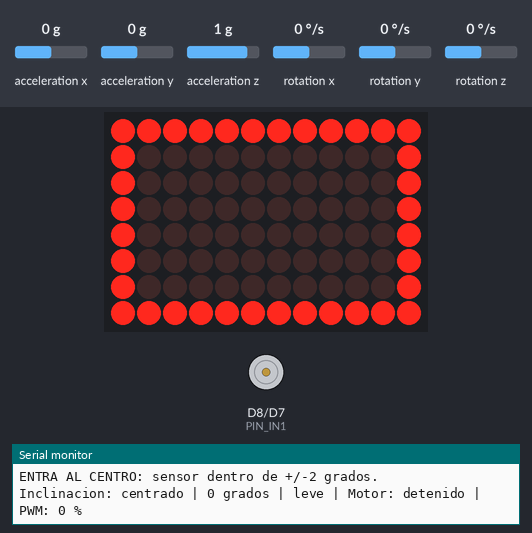
Recording of a sketch running on a simulated Arduino Uno R4 WiFi. On the bench: 12×8 LED matrix, motor-driver pin pairs drawn as motors (green arrow = first pin HIGH = forward, orange = second pin HIGH = backward, longer = more drive, scaled by the enable pin), the last lines printed to the serial monitor. Wiring (inferred from the names in the program): MPU-6050 motion sensor at I2C address 0x68. The test bench sets the inputs (shaded band); at power-on: acceleration x 0 g, rotation y 0 °/s, acceleration z 1 g, acceleration y 0 g, rotation x 0 °/s, rotation z 0 °/s.

Above: at 7.0 s.
7.1 s: acceleration x set to -0.8 g
At 7.58 s:
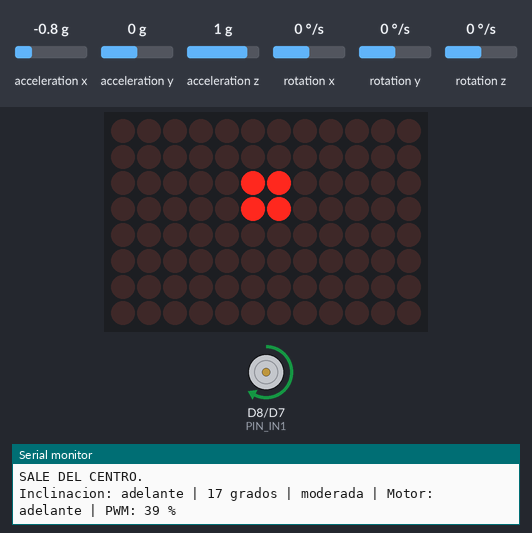
9.5 s: rotation y set to -192 °/s
At 11.7 s:
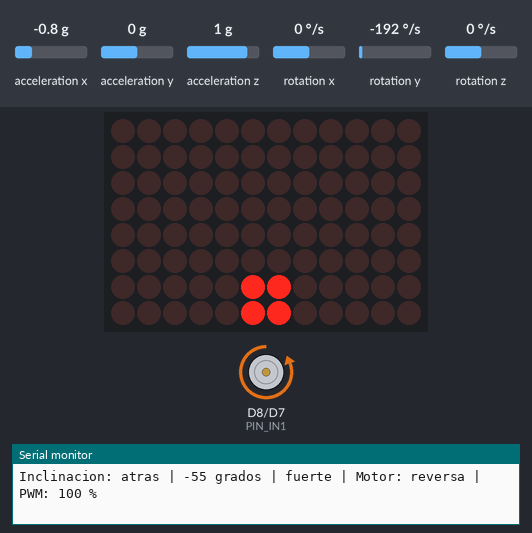
12.0 s: acceleration z set to 0 g
At 12.59 s:
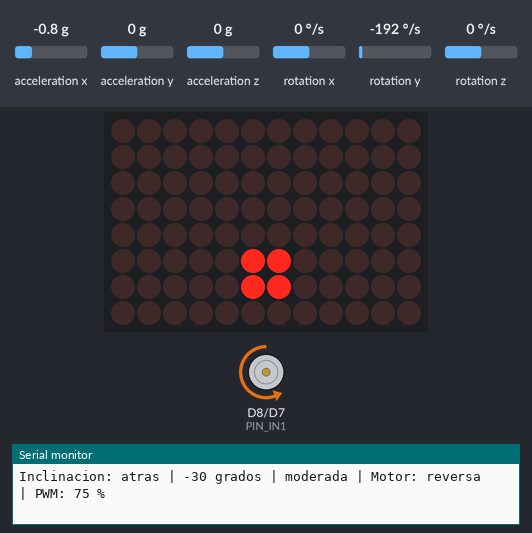
14.6 s: acceleration x set to 0 g
At 15.4 s:
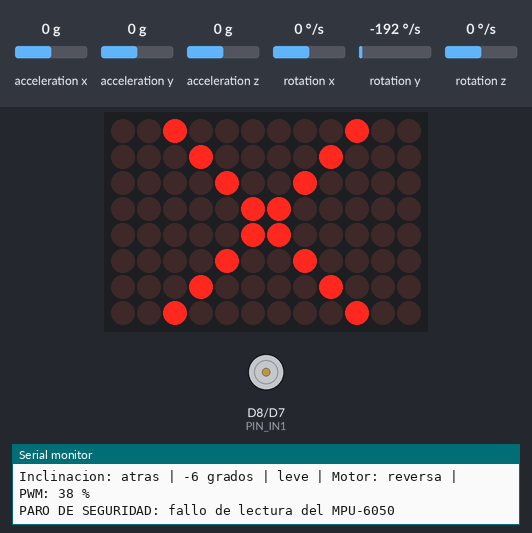
16.1 s: acceleration x set to -1.4 g
At 18.5 s:
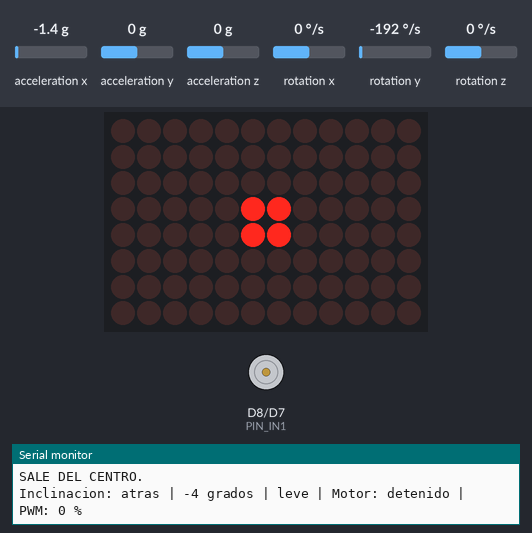
19.0 s: acceleration y set to -1.4 g
At 19.7 s:
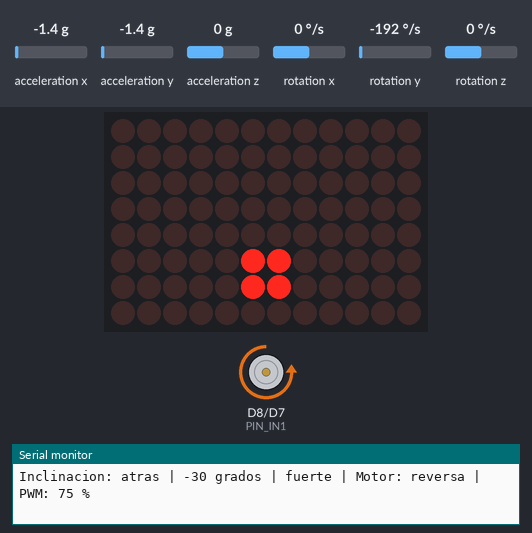
Timing chart, 0 to 22.0 s (numbered marks = the images above; inputs shaded):
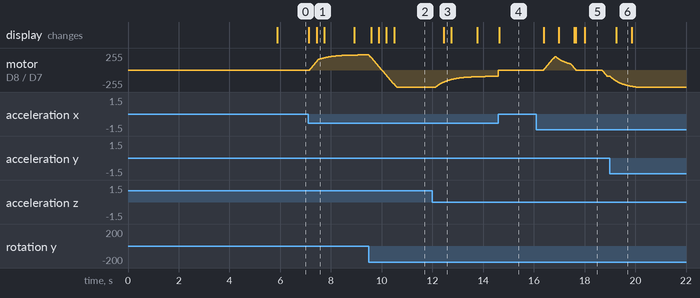

The sketch:

Inclinometro_Motor.ino
```cpp
/*
  Practica 3.2.3: Inclinometro con control de motorreductor.
  Arduino UNO R4 WiFi + MPU-6050 + modulo puente H L298N.

  Motor: ENA=D9 (sin jumper ENA), IN1=D8, IN2=D7.
  Sensor: bus Wire, SDA=A4, SCL=A5; AD0 a GND (direccion 0x68).
  Consultar Guia_Inclinometro_R4.md antes de conectar la alimentacion.
  Poner una resistencia de 10 kohm entre ENA y GND: mantiene el motor
  deshabilitado mientras el Arduino arranca o se reinicia.

  Mantener el sensor QUIETO durante las 500 muestras de calibracion.
  No utiliza WiFi ni necesita una biblioteca externa para el MPU-6050.
*/

#include <Arduino.h>
#include <Wire.h>
#include <Arduino_LED_Matrix.h>
#include <math.h>
#include <string.h>

const uint8_t PIN_ENA = 9;
const uint8_t PIN_IN1 = 8;
const uint8_t PIN_IN2 = 7;
const uint8_t DIRECCION_MPU = 0x68;

const float ZONA_MUERTA = 5.0f;
const float ZONA_CENTRO = 2.0f;
const float ANGULO_MAXIMO = 45.0f;
const int PWM_MINIMO = 90;
const int PWM_MAXIMO = 255;
const int PASO_RAMPA = 9;                 // 29 pasos x 20 ms = 580 ms.
const float TAU_FILTRO = 0.50f;          // Alfa aproximado: 0.98 a 100 Hz.
const float SENTIDO_PITCH = 1.0f;        // Cambiar a -1.0f si queda invertido.

const uint32_t PERIODO_SENSOR = 10;
const uint32_t PERIODO_MOTOR = 20;
const uint32_t PERIODO_SERIE = 500;
const uint32_t PERIODO_MATRIZ = 50;
const uint32_t PERIODO_REINTENTO = 250;
const uint32_t ESPERA_DESPERTAR = 100;
const unsigned int TIMEOUT_I2C_US = 5000;
const uint16_t MUESTRAS_CALIBRACION = 500;

struct LecturaIMU {
  float ax, ay, az;                       // Aceleracion en g.
  float gy;                               // Giro sobre Y, en grados/segundo.
};

enum EstadoSistema { BLOQUEADO, ACTIVO, PARO, RECUPERANDO };

// Prototipos explicitos: tambien permiten usar LecturaIMU en el IDE Arduino.
bool escribirRegistro(uint8_t registro, uint8_t valor);
bool leerRegistros(uint8_t registro, uint8_t *datos, size_t cantidad);
bool identificarIMU();
bool configurarIMU();
bool leerIMU(LecturaIMU &lectura);
float pitchAcelerometro(const LecturaIMU &lectura);
bool calibrarGiroscopio();
void iniciarBus();
void detenerMotor();
void aplicarMotor();
int calcularObjetivo(float angulo);
void actualizarRampa();
void activarParo(const char *motivo);
void actualizarSensor();
void intentarRecuperacion(uint32_t ahora);
void informarCambios();
void actualizarMatriz();

ArduinoLEDMatrix matriz;
EstadoSistema estado = BLOQUEADO;
float offsetGy = 0.0f;
float pitch = 0.0f;
int pwmObjetivo = 0;                     // El signo indica la direccion.
int pwmActual = 0;                       // PWM aplicado, NO velocidad medida.
uint32_t ultimoSensor = 0, ultimoMotor = 0, ultimoSerie = 0;
uint32_t ultimaMatriz = 0, ultimoReintento = 0, inicioRecuperacion = 0;
uint32_t ultimaLecturaUs = 0;
bool primerReporte = true;
int ultimoGrado = 0, ultimoPorcentaje = 0, ultimoSentidoMotor = 0;
int ultimoCentro = -1, ultimaIntensidad = -1, ultimoSentidoSensor = 0;

void iniciarBus() {
  Wire.begin();
  Wire.setClock(100000);                 // I2C a 100 kHz.
  Wire.setWireTimeout(TIMEOUT_I2C_US);   // API del paquete UNO R4 / Renesas.
}

bool escribirRegistro(uint8_t registro, uint8_t valor) {
  Wire.beginTransmission(DIRECCION_MPU);
  Wire.write(registro);
  Wire.write(valor);
  return Wire.endTransmission(true) == 0;
}

bool leerRegistros(uint8_t registro, uint8_t *datos, size_t cantidad) {
  Wire.beginTransmission(DIRECCION_MPU);
  Wire.write(registro);
  if (Wire.endTransmission(false) != 0) return false;
  if (Wire.requestFrom(DIRECCION_MPU, cantidad, true) != cantidad) return false;
  for (size_t i = 0; i < cantidad; ++i) {
    if (!Wire.available()) return false;
    datos[i] = (uint8_t)Wire.read();
  }
  return true;
}

bool identificarIMU() {
  uint8_t identificacion = 0;
  return leerRegistros(0x75, &identificacion, 1) && identificacion == 0x68;
}

bool configurarIMU() {
  return escribirRegistro(0x6B, 0x01) &&  // Despertar, reloj PLL giroscopio X.
         escribirRegistro(0x6C, 0x00) &&  // Habilitar acelerometro y giroscopio.
         escribirRegistro(0x1B, 0x00) &&  // Giroscopio: +/-250 grados/s.
         escribirRegistro(0x1C, 0x00) &&  // Acelerometro: +/-2 g.
         escribirRegistro(0x1A, 0x03) &&  // Filtro interno: aproximadamente 44 Hz.
         escribirRegistro(0x19, 0x09);    // 1000/(1+9) = 100 muestras/s.
}

bool leerIMU(LecturaIMU &lectura) {
  uint8_t datos[14];
  if (!leerRegistros(0x3B, datos, sizeof(datos))) return false;
  const int16_t ax = (int16_t)((uint16_t)datos[0] << 8 | datos[1]);
  const int16_t ay = (int16_t)((uint16_t)datos[2] << 8 | datos[3]);
  const int16_t az = (int16_t)((uint16_t)datos[4] << 8 | datos[5]);
  const int16_t gy = (int16_t)((uint16_t)datos[10] << 8 | datos[11]);
  lectura.ax = ax / 16384.0f;
  lectura.ay = ay / 16384.0f;
  lectura.az = az / 16384.0f;
  lectura.gy = gy / 131.0f;
  // Rechazar un vector nulo: no permite conocer la inclinacion.
  const float norma2 = lectura.ax * lectura.ax + lectura.ay * lectura.ay +
                       lectura.az * lectura.az;
  return norma2 > 0.000001f;
}

float pitchAcelerometro(const LecturaIMU &lectura) {
  const float vertical = sqrtf(lectura.ay * lectura.ay + lectura.az * lectura.az);
  return SENTIDO_PITCH * atan2f(-lectura.ax, vertical) * 180.0f / PI;
}

bool calibrarGiroscopio() {
  float suma = 0.0f;
  LecturaIMU lectura;
  for (uint16_t i = 0; i < MUESTRAS_CALIBRACION; ++i) {
    if (!leerIMU(lectura)) return false;
    suma += lectura.gy;
    delay(PERIODO_SENSOR);               // Solo en setup; motor apagado.
  }
  offsetGy = suma / MUESTRAS_CALIBRACION;
  return true;
}

void detenerMotor() {
  analogWrite(PIN_ENA, 0);               // Quitar potencia primero.
  digitalWrite(PIN_IN1, LOW);
  digitalWrite(PIN_IN2, LOW);
  pwmActual = 0;
  pwmObjetivo = 0;
}

void aplicarMotor() {
  if (pwmActual == 0) {
    analogWrite(PIN_ENA, 0);
    digitalWrite(PIN_IN1, LOW);
    digitalWrite(PIN_IN2, LOW);
    return;
  }
  digitalWrite(PIN_IN1, pwmActual > 0 ? HIGH : LOW);
  digitalWrite(PIN_IN2, pwmActual > 0 ? LOW : HIGH);
  analogWrite(PIN_ENA, abs(pwmActual));
}

int calcularObjetivo(float angulo) {
  const float magnitud = fabsf(angulo);
  if (magnitud < ZONA_MUERTA) return 0;
  const float limitado = magnitud > ANGULO_MAXIMO ? ANGULO_MAXIMO : magnitud;
  const float proporcional = (limitado - ZONA_MUERTA) /
                             (ANGULO_MAXIMO - ZONA_MUERTA);
  const int pwm = (int)(PWM_MINIMO + proporcional * (PWM_MAXIMO - PWM_MINIMO) + 0.5f);
  return angulo >= 0.0f ? pwm : -pwm;
}

void actualizarRampa() {
  if (estado != ACTIVO) {
    detenerMotor();
    return;
  }
  // Al invertir: primero llegar a cero. La direccion cambia en otro paso.
  int destino = pwmObjetivo;
  if ((pwmActual > 0 && destino < 0) || (pwmActual < 0 && destino > 0)) destino = 0;
  if (pwmActual < destino) {
    pwmActual += PASO_RAMPA;
    if (pwmActual > destino) pwmActual = destino;
  } else if (pwmActual > destino) {
    pwmActual -= PASO_RAMPA;
    if (pwmActual < destino) pwmActual = destino;
  }
  aplicarMotor();
}

void activarParo(const char *motivo) {
  detenerMotor();                        // Sin rampa en una falla.
  if (estado == ACTIVO) {
    Serial.print("PARO DE SEGURIDAD: ");
    Serial.println(motivo);
  }
  estado = PARO;
  ultimoReintento = millis();
}

void actualizarSensor() {
  LecturaIMU lectura;
  if (!leerIMU(lectura)) {
    activarParo("fallo de lectura del MPU-6050");
    return;
  }
  const uint32_t ahoraUs = micros();
  const float dt = (uint32_t)(ahoraUs - ultimaLecturaUs) / 1000000.0f;
  ultimaLecturaUs = ahoraUs;
  if (dt <= 0.0f || dt > 0.10f) {
    activarParo("intervalo de control demasiado largo");
    return;
  }
  const float anguloAccel = pitchAcelerometro(lectura);
  const float velocidadGy = SENTIDO_PITCH * (lectura.gy - offsetGy);
  const float alfa = TAU_FILTRO / (TAU_FILTRO + dt);
  pitch = alfa * (pitch + velocidadGy * dt) + (1.0f - alfa) * anguloAccel;
  pwmObjetivo = calcularObjetivo(pitch);
}

void intentarRecuperacion(uint32_t ahora) {
  if (estado == PARO && (uint32_t)(ahora - ultimoReintento) >= PERIODO_REINTENTO) {
    ultimoReintento = ahora;
    Wire.end();
    iniciarBus();
    if (identificarIMU() && configurarIMU()) {
      estado = RECUPERANDO;
      inicioRecuperacion = millis();
    }
  } else if (estado == RECUPERANDO &&
             (uint32_t)(ahora - inicioRecuperacion) >= ESPERA_DESPERTAR) {
    LecturaIMU lectura;
    if (!leerIMU(lectura)) {
      activarParo("sensor aun no disponible");
      return;
    }
    // Conservar la calibracion; reiniciar angulo y rampa, sin integrar la pausa.
    pitch = pitchAcelerometro(lectura);
    detenerMotor();
    ultimaLecturaUs = micros();
    ultimoSensor = ultimoMotor = millis();
    primerReporte = true;
    ultimoCentro = -1;
    estado = ACTIVO;
    Serial.println("SENSOR RECUPERADO: control habilitado nuevamente.");
  }
}

void informarCambios() {
  if (estado != ACTIVO || !Serial) return;
  const float magnitud = fabsf(pitch);
  const int centro = magnitud <= ZONA_CENTRO ? 1 : 0;
  const int grado = (int)roundf(pitch);
  const int porcentaje = (abs(pwmActual) * 100 + PWM_MAXIMO / 2) / PWM_MAXIMO;
  const int sentidoMotor = (pwmActual > 0) - (pwmActual < 0);
  const int sentidoSensor = centro ? 0 : (pitch > 0.0f ? 1 : -1);
  const int intensidad = magnitud < 15.0f ? 0 : (magnitud < 30.0f ? 1 : 2);
  if (!primerReporte && grado == ultimoGrado && porcentaje == ultimoPorcentaje &&
      sentidoMotor == ultimoSentidoMotor && centro == ultimoCentro &&
      intensidad == ultimaIntensidad && sentidoSensor == ultimoSentidoSensor) return;

  if (centro != ultimoCentro) {
    if (centro) Serial.println("ENTRA AL CENTRO: sensor dentro de +/-2 grados.");
    else if (ultimoCentro == 1) Serial.println("SALE DEL CENTRO.");
  }
  Serial.print("Inclinacion: ");
  Serial.print(centro ? "centrado" : (sentidoSensor > 0 ? "adelante" : "atras"));
  Serial.print(" | ");
  Serial.print(grado);
  Serial.print(" grados | ");
  Serial.print(intensidad == 0 ? "leve" : (intensidad == 1 ? "moderada" : "fuerte"));
  Serial.print(" | Motor: ");
  Serial.print(sentidoMotor == 0 ? "detenido" : (sentidoMotor > 0 ? "adelante" : "reversa"));
  Serial.print(" | PWM: ");
  Serial.print(porcentaje);
  Serial.println(" %");

  ultimoGrado = grado;
  ultimoPorcentaje = porcentaje;
  ultimoSentidoMotor = sentidoMotor;
  ultimoCentro = centro;
  ultimaIntensidad = intensidad;
  ultimoSentidoSensor = sentidoSensor;
  primerReporte = false;
}

void actualizarMatriz() {
  uint8_t imagen[8][12] = {};
  if (estado != ACTIVO) {
    for (int fila = 0; fila < 8; ++fila) { // X: paro o fallo inicial.
      imagen[fila][fila + 2] = 1;
      imagen[fila][9 - fila] = 1;
    }
  } else if (fabsf(pitch) <= ZONA_CENTRO) {
    for (int fila = 0; fila < 8; ++fila)
      for (int columna = 0; columna < 12; ++columna)
        if (fila == 0 || fila == 7 || columna == 0 || columna == 11)
          imagen[fila][columna] = 1;
  } else {
    const float limitado = constrain(pitch, -ANGULO_MAXIMO, ANGULO_MAXIMO);
    const int fila = (int)(3.0f - limitado * 3.0f / ANGULO_MAXIMO + 0.5f);
    imagen[fila][5] = imagen[fila][6] = 1;
    imagen[fila + 1][5] = imagen[fila + 1][6] = 1;
  }
  matriz.renderBitmap(imagen, 8, 12);
}

void setup() {
  // PRIMERA ACCION: fijar las salidas de motor a nivel bajo.
  digitalWrite(PIN_ENA, LOW);
  digitalWrite(PIN_IN1, LOW);
  digitalWrite(PIN_IN2, LOW);
  pinMode(PIN_ENA, OUTPUT);
  pinMode(PIN_IN1, OUTPUT);
  pinMode(PIN_IN2, OUTPUT);
  analogWriteResolution(8);
  detenerMotor();

  Serial.begin(115200);
  const uint32_t inicioSerie = millis();
  while (!Serial && (uint32_t)(millis() - inicioSerie) < 1500) delay(1);
  matriz.begin();
  iniciarBus();

  if (!identificarIMU() || !configurarIMU()) {
    Serial.println("ERROR INICIAL: MPU-6050 no responde 0x68 o no se configura.");
    Serial.println("Motor apagado. Revisar conexiones y pulsar RESET.");
    actualizarMatriz();
    return;                             // BLOQUEADO: no arranca con sensor malo.
  }
  delay(ESPERA_DESPERTAR);
  Serial.println("MPU-6050 detectado. Mantener sensor QUIETO durante 5 segundos.");
  if (!calibrarGiroscopio()) {
    Serial.println("ERROR INICIAL: fallo durante la calibracion. Pulsar RESET.");
    actualizarMatriz();
    return;
  }
  LecturaIMU lectura;
  if (!leerIMU(lectura)) {
    Serial.println("ERROR INICIAL: no se pudo obtener el angulo inicial.");
    actualizarMatriz();
    return;
  }
  pitch = pitchAcelerometro(lectura);
  ultimaLecturaUs = micros();
  ultimoSensor = ultimoMotor = ultimoSerie = ultimaMatriz = millis();
  estado = ACTIVO;
  Serial.print("Calibracion lista. Offset Y: ");
  Serial.print(offsetGy, 4);
  Serial.println(" grados/s. Sistema listo.");
  actualizarMatriz();
}

void loop() {
  const uint32_t ahora = millis();
  if (estado == ACTIVO && (uint32_t)(ahora - ultimoSensor) >= PERIODO_SENSOR) {
    ultimoSensor = ahora;
    actualizarSensor();
  }
  if (estado == PARO || estado == RECUPERANDO) intentarRecuperacion(millis());
  const uint32_t despues = millis();
  if ((uint32_t)(despues - ultimoMotor) >= PERIODO_MOTOR) {
    ultimoMotor = despues;
    actualizarRampa();
  }
  if ((uint32_t)(despues - ultimoSerie) >= PERIODO_SERIE) {
    ultimoSerie = despues;
    informarCambios();
  }
  if ((uint32_t)(despues - ultimaMatriz) >= PERIODO_MATRIZ) {
    ultimaMatriz = despues;
    actualizarMatriz();
  }
  // Sin delay(): las cuatro tareas se programan con millis()/micros().
}
```

Measured:
- after the input at 7.1 s, motor on D8 (PIN_IN1) / D7 (PIN_IN2): moves from stopped to forward 227/255 over 2.1 s, starting after 0.07 s; the display: first changes at once (image 1 shows a later state)
- after the input at 9.5 s, the display: first changes after 0.08 s (image 2 shows a later state)
- after the input at 12.0 s, motor on D8 (PIN_IN1) / D7 (PIN_IN2): moves from backward 255/255 to backward 95/255 over 2.4 s, starting after 0.14 s; the display: changes after 0.44 s (image 3)
- after the input at 14.6 s, motor on D8 (PIN_IN1) / D7 (PIN_IN2): backward 95/255 → stopped at once; the display: changes at once (image 4)
- after the input at 16.1 s, motor on D8 (PIN_IN1) / D7 (PIN_IN2): rises from stopped to forward 202/255 in 0.44 s, then falls to backward 92/255 in 2.1 s; the display: first changes after 0.29 s (image 5 shows a later state)
- after the input at 19.0 s, the display: changes after 0.25 s (image 6)
